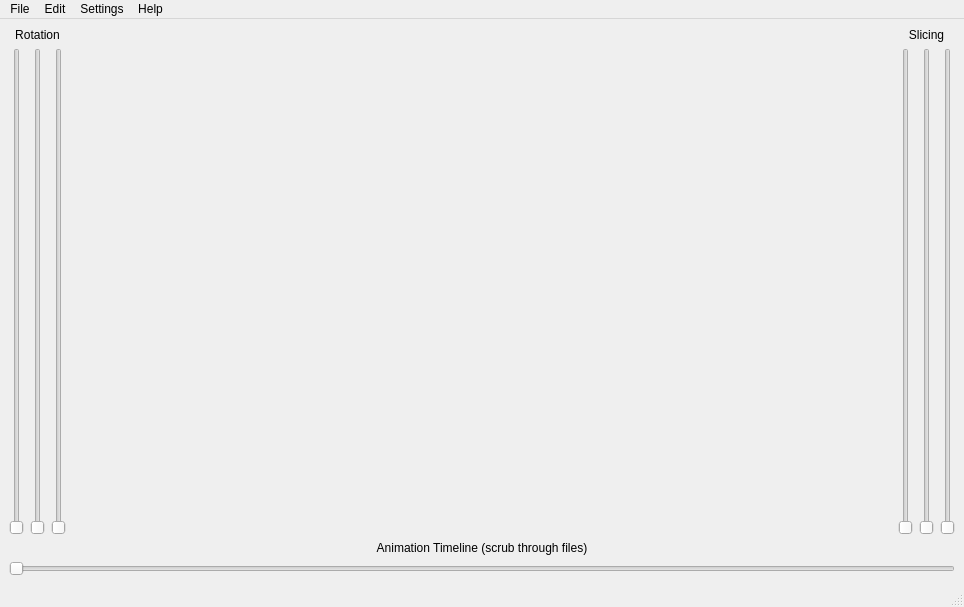
<?xml version="1.0" encoding="UTF-8"?>
<ui version="4.0">
 <class>Window</class>
 <widget class="QMainWindow" name="Window">
  <property name="geometry">
   <rect>
    <x>0</x>
    <y>0</y>
    <width>964</width>
    <height>607</height>
   </rect>
  </property>
  <property name="windowTitle">
   <string>MainWindow</string>
  </property>
  <widget class="QWidget" name="centralwidget">
   <layout class="QVBoxLayout" name="verticalLayout_4">
    <item>
     <layout class="QHBoxLayout" name="horizontalLayout_3">
      <item>
       <layout class="QVBoxLayout" name="verticalLayout">
        <item>
         <widget class="QLabel" name="RotLabel">
          <property name="text">
           <string>Rotation</string>
          </property>
          <property name="alignment">
           <set>Qt::AlignCenter</set>
          </property>
         </widget>
        </item>
        <item>
         <layout class="QHBoxLayout" name="horizontalLayout" stretch="0,0,0">
          <item>
           <widget class="QSlider" name="xSlider">
            <property name="orientation">
             <enum>Qt::Vertical</enum>
            </property>
           </widget>
          </item>
          <item>
           <widget class="QSlider" name="ySlider">
            <property name="orientation">
             <enum>Qt::Vertical</enum>
            </property>
           </widget>
          </item>
          <item>
           <widget class="QSlider" name="zSlider">
            <property name="orientation">
             <enum>Qt::Vertical</enum>
            </property>
           </widget>
          </item>
         </layout>
        </item>
       </layout>
      </item>
      <item>
       <widget class="GLWidget" name="viewport" native="true">
        <property name="sizePolicy">
         <sizepolicy hsizetype="Preferred" vsizetype="Preferred">
          <horstretch>1</horstretch>
          <verstretch>1</verstretch>
         </sizepolicy>
        </property>
        <property name="minimumSize">
         <size>
          <width>0</width>
          <height>0</height>
         </size>
        </property>
       </widget>
      </item>
      <item>
       <layout class="QVBoxLayout" name="verticalLayout_2">
        <item>
         <widget class="QLabel" name="SpanLabel">
          <property name="text">
           <string>Slicing</string>
          </property>
          <property name="alignment">
           <set>Qt::AlignCenter</set>
          </property>
         </widget>
        </item>
        <item>
         <layout class="QHBoxLayout" name="horizontalLayout_2">
          <item>
           <widget class="QxtSpanSlider" name="xSpanSlider">
            <property name="orientation">
             <enum>Qt::Vertical</enum>
            </property>
           </widget>
          </item>
          <item>
           <widget class="QxtSpanSlider" name="ySpanSlider">
            <property name="orientation">
             <enum>Qt::Vertical</enum>
            </property>
           </widget>
          </item>
          <item>
           <widget class="QxtSpanSlider" name="zSpanSlider">
            <property name="orientation">
             <enum>Qt::Vertical</enum>
            </property>
           </widget>
          </item>
         </layout>
        </item>
       </layout>
      </item>
     </layout>
    </item>
    <item>
     <layout class="QVBoxLayout" name="verticalLayout_3">
      <item>
       <widget class="QLabel" name="animationLabel">
        <property name="text">
         <string>Animation Timeline (scrub through files)</string>
        </property>
        <property name="alignment">
         <set>Qt::AlignCenter</set>
        </property>
       </widget>
      </item>
      <item>
       <widget class="QSlider" name="animSlider">
        <property name="orientation">
         <enum>Qt::Horizontal</enum>
        </property>
       </widget>
      </item>
     </layout>
    </item>
   </layout>
  </widget>
  <widget class="QMenuBar" name="menubar">
   <property name="geometry">
    <rect>
     <x>0</x>
     <y>0</y>
     <width>964</width>
     <height>25</height>
    </rect>
   </property>
   <widget class="QMenu" name="menuFile">
    <property name="title">
     <string>File</string>
    </property>
    <addaction name="actionFiles"/>
    <addaction name="actionDir"/>
    <addaction name="separator"/>
    <addaction name="actionFollow"/>
    <addaction name="actionUnfollow"/>
    <addaction name="separator"/>
    <addaction name="actionSave"/>
    <addaction name="actionSequence"/>
    <addaction name="separator"/>
    <addaction name="actionQuit"/>
   </widget>
   <widget class="QMenu" name="menuSettings">
    <property name="title">
     <string>Settings</string>
    </property>
    <addaction name="actionPreferences"/>
    <addaction name="separator"/>
    <addaction name="actionCubes"/>
    <addaction name="actionCones"/>
    <addaction name="actionVectors"/>
   </widget>
   <widget class="QMenu" name="menuHelp">
    <property name="title">
     <string>Help</string>
    </property>
    <addaction name="actionAbout"/>
    <addaction name="actionHelp"/>
   </widget>
   <widget class="QMenu" name="menuEdit">
    <property name="title">
     <string>Edit</string>
    </property>
    <addaction name="actionCopy"/>
   </widget>
   <addaction name="menuFile"/>
   <addaction name="menuEdit"/>
   <addaction name="menuSettings"/>
   <addaction name="menuHelp"/>
  </widget>
  <widget class="QStatusBar" name="statusbar"/>
  <action name="actionFiles">
   <property name="text">
    <string>Open File(s)</string>
   </property>
   <property name="shortcut">
    <string>Ctrl+O</string>
   </property>
  </action>
  <action name="actionDir">
   <property name="text">
    <string>Open Dir</string>
   </property>
   <property name="shortcut">
    <string>Ctrl+Shift+O</string>
   </property>
  </action>
  <action name="actionFollow">
   <property name="text">
    <string>Follow Dir</string>
   </property>
   <property name="shortcut">
    <string>Ctrl+F</string>
   </property>
  </action>
  <action name="actionUnfollow">
   <property name="text">
    <string>Unfollow Dir</string>
   </property>
   <property name="shortcut">
    <string>Ctrl+Shift+F</string>
   </property>
  </action>
  <action name="actionQuit">
   <property name="text">
    <string>Quit</string>
   </property>
   <property name="shortcut">
    <string>Ctrl+Q</string>
   </property>
  </action>
  <action name="actionPreferences">
   <property name="text">
    <string>Muview Preferences</string>
   </property>
   <property name="shortcut">
    <string>Ctrl+I</string>
   </property>
  </action>
  <action name="actionCubes">
   <property name="checkable">
    <bool>true</bool>
   </property>
   <property name="text">
    <string>Display Cubes</string>
   </property>
   <property name="shortcut">
    <string>Ctrl+1</string>
   </property>
  </action>
  <action name="actionCones">
   <property name="checkable">
    <bool>true</bool>
   </property>
   <property name="text">
    <string>Display Cones</string>
   </property>
   <property name="shortcut">
    <string>Ctrl+2</string>
   </property>
  </action>
  <action name="actionVectors">
   <property name="checkable">
    <bool>true</bool>
   </property>
   <property name="text">
    <string>Display Vectors</string>
   </property>
   <property name="shortcut">
    <string>Ctrl+3</string>
   </property>
  </action>
  <action name="actionAbout">
   <property name="text">
    <string>About Muview</string>
   </property>
  </action>
  <action name="actionHelp">
   <property name="enabled">
    <bool>false</bool>
   </property>
   <property name="text">
    <string>Online Help</string>
   </property>
  </action>
  <action name="actionSave">
   <property name="text">
    <string>Save Image</string>
   </property>
   <property name="shortcut">
    <string>Ctrl+S</string>
   </property>
  </action>
  <action name="actionSequence">
   <property name="text">
    <string>Save Image Sequence</string>
   </property>
   <property name="shortcut">
    <string>Ctrl+Shift+S</string>
   </property>
  </action>
  <action name="actionCopy">
   <property name="text">
    <string>Copy Image</string>
   </property>
   <property name="shortcut">
    <string>Ctrl+C</string>
   </property>
  </action>
 </widget>
 <customwidgets>
  <customwidget>
   <class>QxtSpanSlider</class>
   <extends>QSlider</extends>
   <header>qxtspanslider.h</header>
  </customwidget>
  <customwidget>
   <class>GLWidget</class>
   <extends>QWidget</extends>
   <header>glwidget.h</header>
   <container>1</container>
  </customwidget>
 </customwidgets>
 <resources/>
 <connections/>
</ui>
